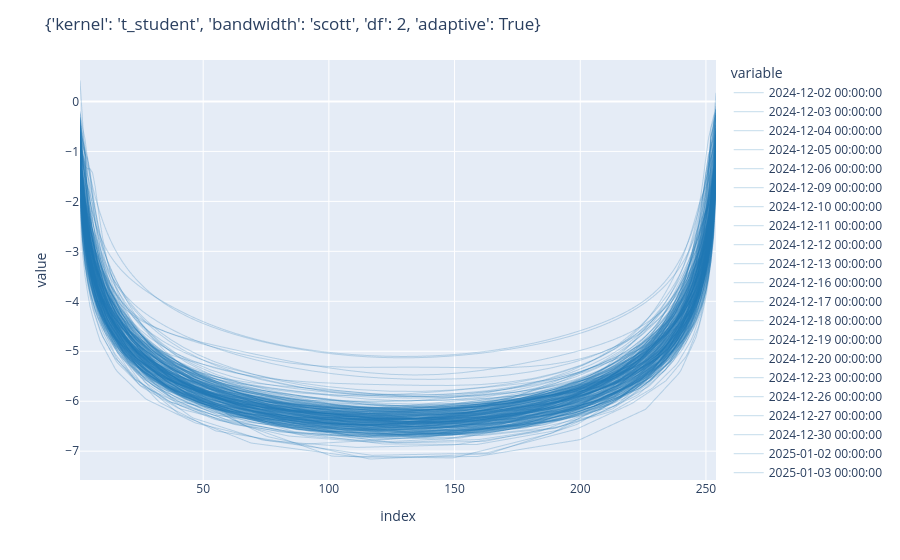

The notebook cell this image was saved under:
### Code cell
fig = px.line(
    df_lqds,
    color_discrete_sequence=["#1f77b4"]
)

fig.update_traces(
    opacity=0.25,          # alpha
    line=dict(width=1)    # thin lines
)

fig.update_layout(
    legend=dict(
        x=1.02,
        y=1,
        xanchor="left",
        yanchor="top"
    ),
    margin=dict(r=160),  # make room for the legend
    title=f"{params}"
)

fig.show()
